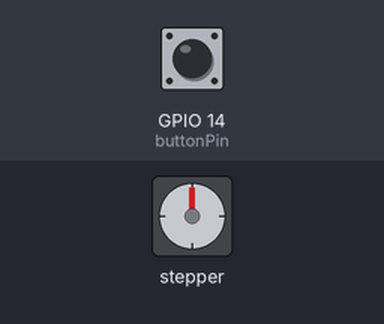
Recording of a sketch running on a simulated ESP32. Shown: stepper motor. The test bench sets the inputs (shaded band); at power-on: GPIO 14 (buttonPin) HIGH. Stepper angles assume 200 steps per turn.

Above: at 1.2 s.
1.3 s: GPIO 14 (buttonPin) pulled LOW for 0.15 s
At 1.45 s:
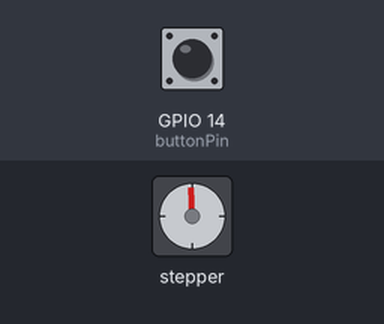
3.4 s: GPIO 14 (buttonPin) pulled LOW for 1 s
At 3.85 s:
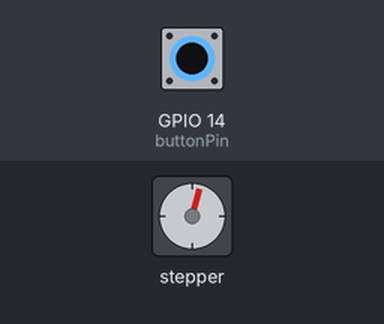
6.4 s: GPIO 14 (buttonPin) pulled LOW for 0.15 s
At 6.85 s:
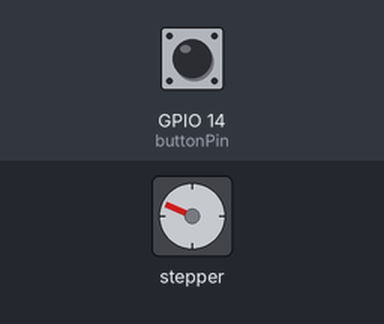
8.5 s: GPIO 14 (buttonPin) pulled LOW for 3.2 s
At 8.95 s:
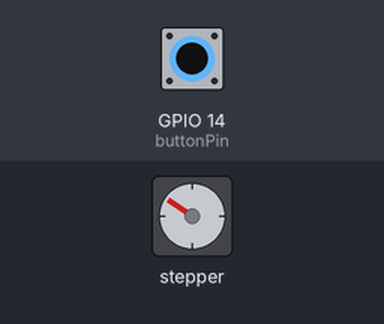
14.1 s: GPIO 14 (buttonPin) pulled LOW for 1 s
At 14.85 s:
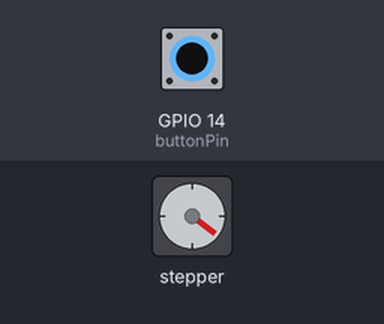
17.4 s: GPIO 14 (buttonPin) pulsed LOW 5 times (0.12 s each, 0.3 s apart)
At 17.85 s:
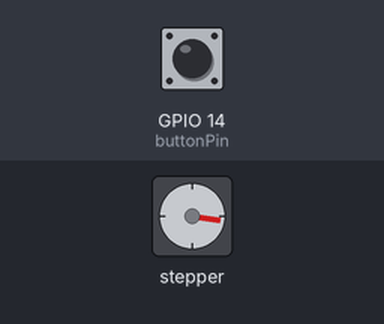
Timing chart, 0 to 20.5 s (numbered marks = the images above; inputs shaded):
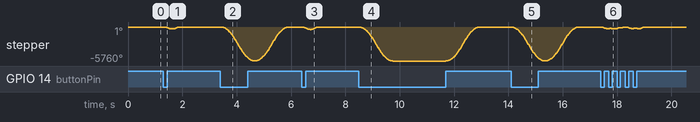

Measured:
- after the input at 1.3 s, stepper: turns 319° counter-clockwise in 0.30 s, then 319° clockwise in 0.29 s
- after the input at 3.4 s, stepper: turns 5759° counter-clockwise in 1.2 s, then 5759° clockwise in 1.2 s
- after the input at 6.4 s, stepper: turns 427° counter-clockwise in 0.30 s, then 427° clockwise in 0.29 s
- after the input at 8.5 s, stepper: turns 5760° counter-clockwise in 1.2 s, then 5760° clockwise in 1.2 s
- after the input at 14.1 s, stepper: turns 5759° counter-clockwise in 1.3 s, then 5759° clockwise in 1.2 s
- after the input at 17.4 s, stepper: turns 283° counter-clockwise in 0.24 s, then 40° clockwise in 0.09 s, then 89° counter-clockwise in 0.11 s, then 332° clockwise in 0.37 s, and so on

The sketch:

pruebaaccionamientofreno.ino
```cpp
#include <AccelStepper.h>

const int stepPin = 19;
const int dirPin = 25;
const int buttonPin = 14;

// Definir el motor usando la biblioteca AccelStepper
AccelStepper stepper(AccelStepper::DRIVER, stepPin, dirPin);

// Configuración para maximizar el torque
const float maxSpeed = 500000.0;       // Velocidad baja para maximizar torque
const float maxAcceleration = 10000.0; // Aceleración moderada para evitar pérdida de pasos

void setup() {
  pinMode(buttonPin, INPUT_PULLUP);    // Botón con resistencia pull-up

  // Configurar el motor con velocidad y aceleración para mayor torque
  stepper.setMaxSpeed(maxSpeed);       // Configura la velocidad baja para maximizar el torque
  stepper.setAcceleration(maxAcceleration); // Configura una aceleración moderada

  Serial.begin(115200);
}

void loop() {
  // Leer el estado del botón
  if (digitalRead(buttonPin) == LOW) {
    // Cuando se presiona el botón, el motor gira en sentido antihorario
    stepper.moveTo(-3200);  // Número de pasos para la rotación deseada
  } else {
    // Cuando se suelta el botón, el motor regresa a la posición inicial
    stepper.moveTo(0);
  }

  // Ejecutar el movimiento del motor
  stepper.run();
}
```
